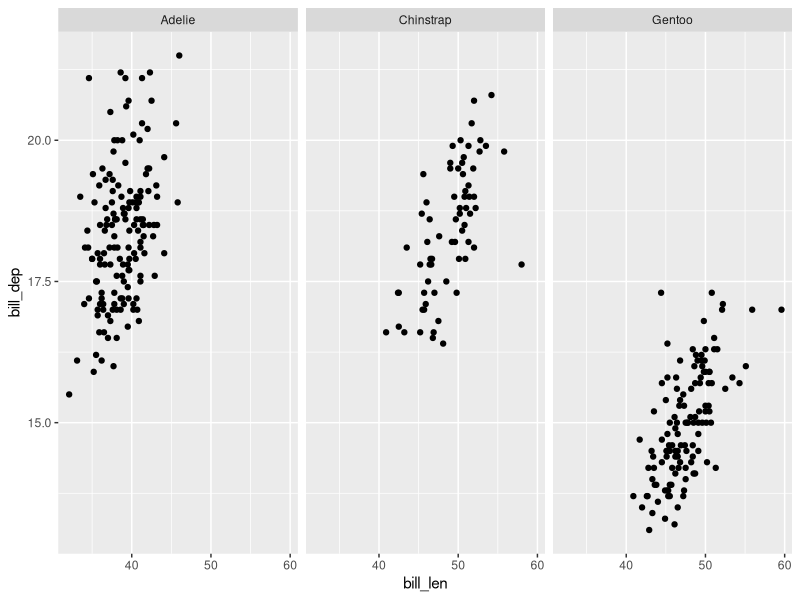
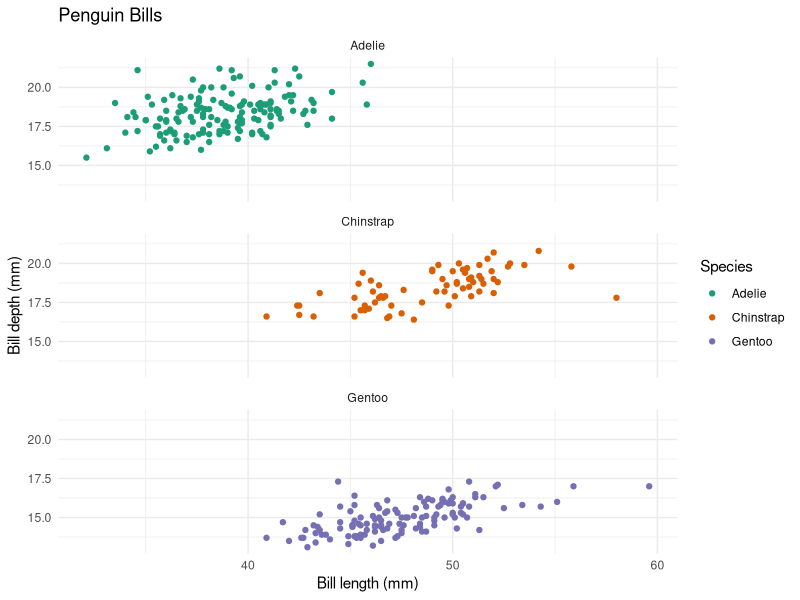
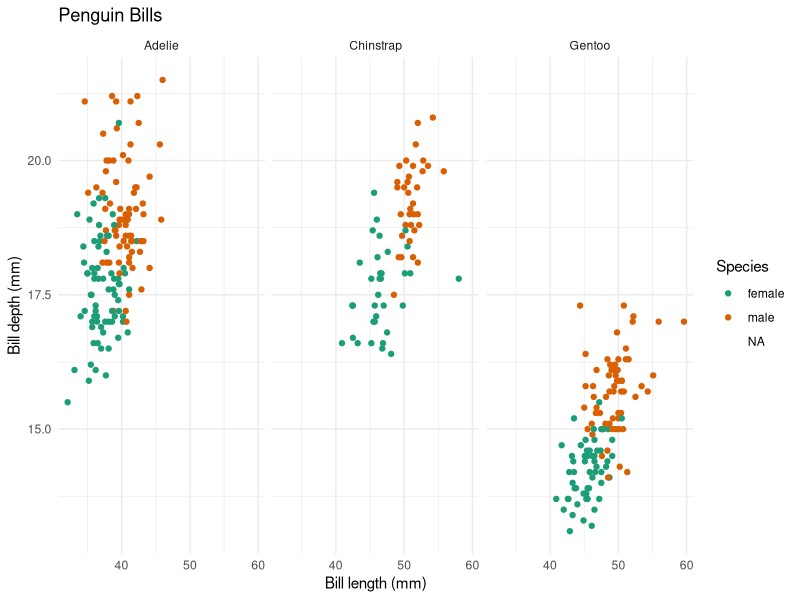

The R source for these figures, in order:
## ---- chunk 1
#| message: false
#| label: setup

library(tidyverse)
## ---- chunk 2
ggplot(penguins, aes(x = bill_len,
                     y = bill_dep)) +
  geom_point() +
  facet_wrap(~species)
## ---- chunk 3
#| warning: false

ggplot(penguins, aes(x = bill_len,
                     y = bill_dep,
                     color = species)) +
  geom_point() +
  labs(x = "Bill length (mm)",
       y = "Bill depth (mm)",
       title = "Penguin Bills",
       color = "Species") +
  facet_wrap(~species,
             ncol = 1) +
  scale_color_brewer(palette = "Dark2") +
  theme_minimal()
## ---- chunk 4
#| warning: false

ggplot(penguins, aes(x = bill_len,
                     y = bill_dep,
                     color = sex)) +
  geom_point() +
  labs(x = "Bill length (mm)",
       y = "Bill depth (mm)",
       title = "Penguin Bills",
       color = "Species") +
  facet_wrap(~species) +
  scale_color_brewer(palette = "Dark2") +
  theme_minimal()
